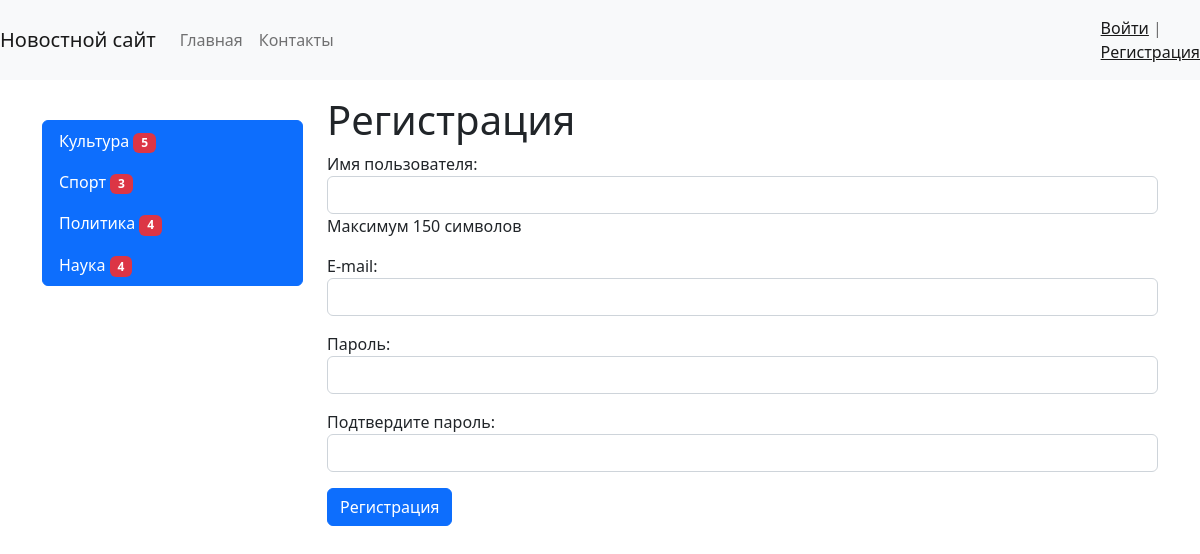
Screenshot of /register/ with the database file from the repository.
### news/models.py (models this page shows, shortened)
class Category(models.Model):
    title = models.CharField(max_length=150, db_index=True, verbose_name='Наименование категории')
    def get_absolute_url(self):
        return reverse('category', kwargs={'category_id': self.pk})
    class Meta:
        verbose_name = 'Категория'
        verbose_name_plural = 'Категории'
        ordering = ['title'] #сортировка

### news/views.py (the view)
# urls.py: path('register/', register, name='register'),
def register(request):
    if request.method == 'POST':
        form = UserRegisterForm(request.POST)
        if form.is_valid():
            user = form.save()
            login(request, user)
            messages.success(request, 'Вы успешно зарегистрировались!')
            return redirect('login')
        else:
            messages.error(request, 'Ошибка регистрации!')
    else:
        form = UserRegisterForm()
    return render(request, 'news/register.html', {'form': form})

### news/forms.py
class UserRegisterForm(UserCreationForm):
    username = forms.CharField(label='Имя пользователя', help_text='Максимум 150 символов', widget=forms.TextInput(attrs={'class': 'form-control'}))
    password1 = forms.CharField(label='Пароль', widget=forms.PasswordInput(attrs={'class': 'form-control'}))
    password2 = forms.CharField(label='Подтвердите пароль', widget=forms.PasswordInput(attrs={'class': 'form-control'}))
    email = forms.EmailField(label='E-mail', widget=forms.EmailInput(attrs={'class': 'form-control'}))
    class Meta:
        model = User
        fields = ('username', 'email', 'password1', 'password2')

### news/templatetags/news_tags.py (called while the page is built)
@register.simple_tag(name='get_list_categories')
def get_categories():
    return Category.objects.all()

@register.inclusion_tag('news/list_categories.html')
def show_categories():  #можно передать агрументы этой функции
    categories = Category.objects.annotate(cnt=Count('news')).filter(cnt__gt=0)
    return {'categories': categories}

### news/templates/news/register.html (shortened to what this page needs)
{% extends 'base.html' %}
{% block sidebar %}
{% include 'inc/_sidebar.html' %}
{% endblock %}{% block content %}
<h1>Регистрация</h1>
<form method="post">
    {{ form.as_p }}
    <button type="submit" class="btn btn-primary btn-block">Регистрация</button>
</form>
{% endblock %}

### news/templates/news/list_categories.html
 <div class="list-group">
     {% for item in categories %}
     <a href="{{ item.get_absolute_url }}" class="list-group-item list-group-item-action active" aria-current="true">{{ item.title }}
     <span class="badge text-bg-secondary bg-danger">{{ item.cnt }}</span>
     </a>
     {% endfor %}
 </div>

### rows the page displays
Category: title "Культура", cnt "5"
Category: title "Спорт", cnt "3"
Category: title "Политика", cnt "4"
Category: title "Наука", cnt "4"
